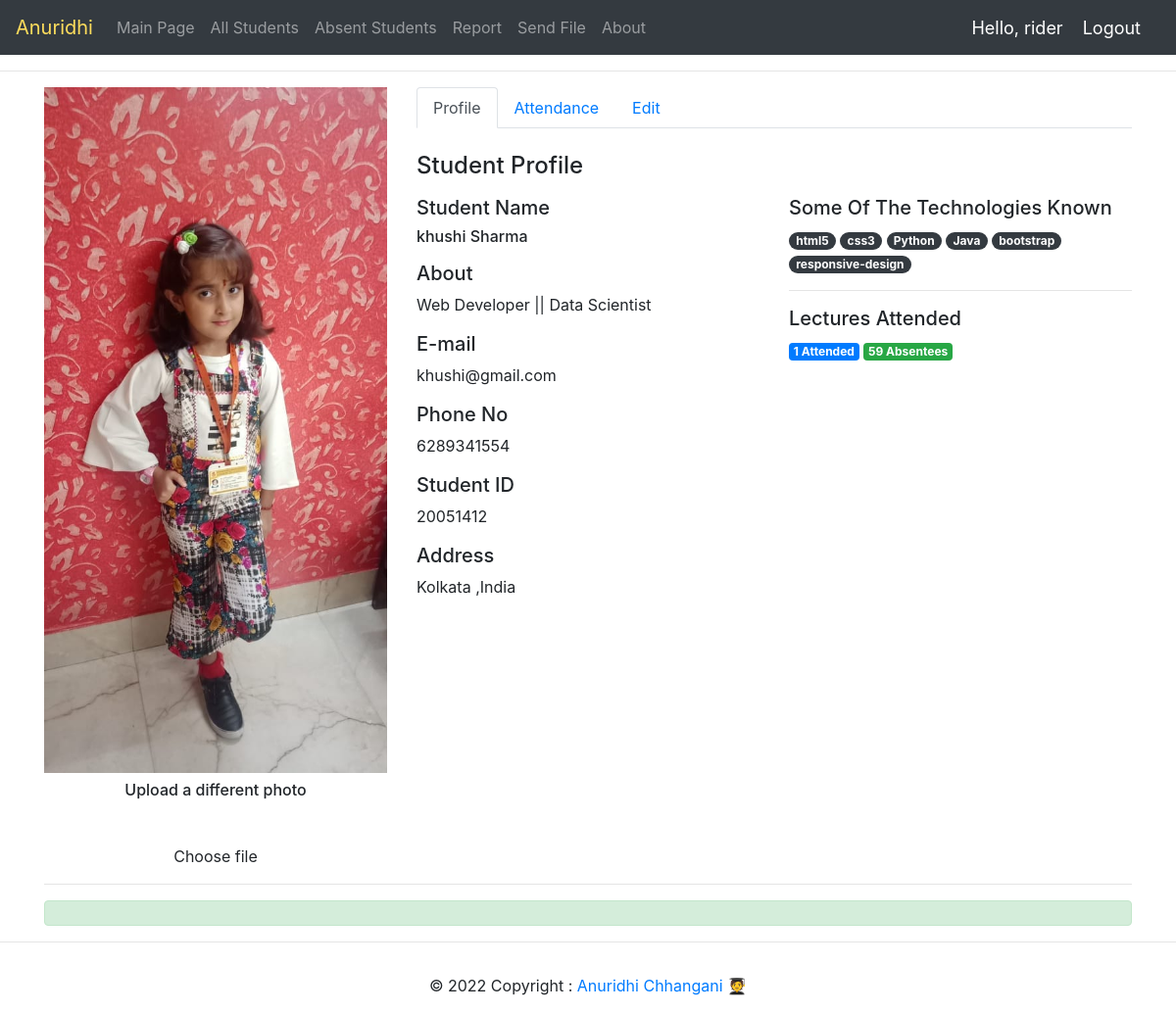
/profile/20051412/ (signed in), run on the app's committed database.
### face_rec/models.py (models this page shows)
class student_profile(models.Model):
    user=models.OneToOneField(User,null=True,blank=True,on_delete=models.CASCADE)
    student_id = models.CharField(primary_key=True,max_length=20)
    name = models.CharField(max_length=50)
    address = models.CharField(max_length = 100)
    phone = models.CharField(max_length =  50)
    email = models.CharField(max_length = 50)
    description = models.CharField(max_length = 200)
    mark = (
            ('Absent', 'Absent'),
            ('Present', 'Present'),
            )
    attendance = models.CharField(max_length=20,default='Absent', choices=mark)
    profile_pic=models.ImageField(default="static/images/nobody.jpg")
    def __str__(self):
        return self.student_id

### face_rec/decorators.py (the view)
		def wrapper_func(request,*args,**kwargs):
			group=None
			if request.user.groups.exists():
				group=request.user.groups.all()[0].name
			if group in allowed_roles:
				return view_func(request,*args,**kwargs)
			else:
				return HttpResponse('You are Not Authorized To View This Page')

### face_rec/views.py (called while the page is built, shortened)
@login_required(login_url='login')
@allowed_users(allowed_roles=['teacher','admin','student'])
def profile(request,pk):
    id = int(pk)
    request.FILES
    student=student_profile.objects.filter(student_id=id)
    attendance=student_attendance.objects.filter(roll=id)
    present=student_attendance.objects.filter(roll=pk).count()
    absent=60-present
    context={'student':student,'attendance':attendance,'present':present,'absent':absent}
    return render(request,'face_rec/student_profile.html',context)

### face_rec/templates/face_rec/student_profile.html (shortened to what this page needs)
{% extends 'face_rec/main.html' %}
{% block content %}
<div class="container">
    <div class="row my-2">
        <div class="col-lg-8 order-lg-2">
            <ul class="nav nav-tabs">
                <li class="nav-item">
                    <a href="" data-target="#profile" data-toggle="tab" class="nav-link active">Profile</a>
                </li>
                <li class="nav-item">
                    <a href="" data-target="#attendance" data-toggle="tab" class="nav-link">Attendance</a>
                </li>
                <li class="nav-item">
                    <a href="" data-target="#edit" data-toggle="tab" class="nav-link">Edit</a>
                </li>
            </ul>
            <div class="tab-content py-4">
                <div class="tab-pane active" id="profile">
                    <h4 class="mb-3">Student Profile</h4>
                    {% for students in student %}
                    <div class="row">
                        <div class="col-md-6">
                            <h5>Student Name</h6>
                            <h6>
                            <p>
                                {{students.name}}
                            </p>
                            </h6>
                            <h5>About</h5>
                            <p>
                                {{students.description}}
                            </p>
                            <h5>E-mail</h5>
                            <p>
                                {{students.email}}
                            </p>
                            <h5>Phone No</h5>
                            <p>
                                {{students.phone}}
                            </p>
                            <h5>Student ID</h5>
                            <p>
                                {{students.student_id}}
                            </p>
                            <h5>Address</h5>
                            <p>
                                {{students.address}}
                            </p>                        </div>
                        <div class="col-md-6">
                            <h5>Some Of The Technologies Known</h5>
                            <a href="#" class="badge badge-dark badge-pill">html5</a>
                            <a href="#" class="badge badge-dark badge-pill">css3</a>
                            <a href="#" class="badge badge-dark badge-pill">Python</a>
                            <a href="#" class="badge badge-dark badge-pill">Java</a>
                            <a href="#" class="badge badge-dark badge-pill">bootstrap</a>
                            <a href="#" class="badge badge-dark badge-pill">responsive-design</a>
                            <hr>
                            <h5>Lectures Attended</h5>
                            <span class="badge badge-primary"> {{present}} Attended</span>
                            <span class="badge badge-success"> {{absent}} Absentees</span>
                            {% endfor %}
                        </div>
                    </div>
                </div>
                        {% for students in student %}
            </div>
        </div>
        <div class="col-lg-4 order-lg-1 text-center">
            <img src="{{students.profile_pic.url}}" class="mx-auto img-fluid img-circle d-block" alt="avatar">
            <h6 class="mt-2">Upload a different photo</h6>
            <label class="custom-file">
                <span class="custom-file-control">Choose file</span>
            </label>
        </div>
    </div>
    {% endfor %}
<hr>
<div class="alert alert-success" role="alert">
</div>
</div>
{% endblock %}

### face_rec/templates/face_rec/navbar.html (shortened to what this page needs)
{% load static %}
<nav class="navbar navbar-expand-lg navbar-dark bg-dark">
  	<a class="navbar-brand" href="#" id="logo">Anuridhi</a>
  	<div class="collapse navbar-collapse" id="navbarNav">
    	<ul class="navbar-nav">
      		<li class="nav-item">
        		<a class="nav-link" href="{% url 'home' %}">Main Page</a>
      		</li>
      		<li class="nav-item">
        		<a class="nav-link" href="{% url 'all_students' %}">All Students</a>
      		</li>
          <li class="nav-item">
            <a class="nav-link" href="{% url 'absent_students' %}">Absent Students</a>
          </li>
          <li class="nav-item">
            <a class="nav-link" href="{% url 'report' %}">Report</a>
          </li>
          <li class="nav-item">
            <a class="nav-link" href="{% url 'send_file' %}">Send File</a>
          </li>
          <li class="nav-item">
            <a class="nav-link" href="{% url 'about' %}">About</a>
          </li>
    	</ul>
  	</div>
  <span class="hello-msg">Hello, {{request.user}}</span>
  <span><a class="hello-msg" href="{% url 'logout' %}">  Logout</a></span>
</nav>

### face_rec/templates/face_rec/main.html (style rules this page uses)
#logo { color:#fddc5c; }
body { background-color: #ebeff5; background-image: url(/static/images/student-bg.jpg); }

### face_rec/templates/face_rec/navbar.html (style rules this page uses)
.hello-msg { font-size:18px; color:#fff; margin-right:20px; }

### data on the page
student_profile: name "khushi Sharma", description "Web Developer || Data Scientist", email "khushi@gmail.com", phone "6289341554", student_id "20051412", address "Kolkata ,India", present "1", absent "59", profile_pic (picture)

### other printed values
{{ request.user }} "rider"
